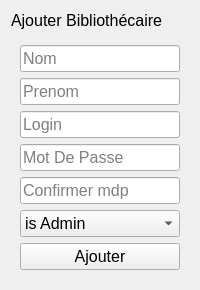
                <widget class="QWidget" name="addLibrarian">
                 <layout class="QVBoxLayout" name="verticalLayout_41">
                  <item alignment="Qt::AlignTop">
                   <widget class="QLabel" name="label_8">
                    <property name="font">
                     <font>
                      <pointsize>12</pointsize>
                     </font>
                    </property>
                    <property name="text">
                     <string>Ajouter Bibliothécaire</string>
                    </property>
                   </widget>
                  </item>
                  <item>
                   <widget class="QWidget" name="widget_19" native="true">
                    <property name="sizePolicy">
                     <sizepolicy hsizetype="Preferred" vsizetype="Expanding">
                      <horstretch>0</horstretch>
                      <verstretch>0</verstretch>
                     </sizepolicy>
                    </property>
                    <layout class="QVBoxLayout" name="verticalLayout_42">
                     <item>
                      <widget class="QLineEdit" name="addLibrarianNom">
                       <property name="font">
                        <font>
                         <pointsize>12</pointsize>
                        </font>
                       </property>
                       <property name="placeholderText">
                        <string>Nom</string>
                       </property>
                      </widget>
                     </item>
                     <item>
                      <widget class="QLineEdit" name="addLibrarianPrenom">
                       <property name="font">
                        <font>
                         <pointsize>12</pointsize>
                        </font>
                       </property>
                       <property name="placeholderText">
                        <string>Prenom</string>
                       </property>
                      </widget>
                     </item>
                     <item>
                      <widget class="QLineEdit" name="addLibrarianLogin">
                       <property name="font">
                        <font>
                         <pointsize>12</pointsize>
                        </font>
                       </property>
                       <property name="placeholderText">
                        <string>Login</string>
                       </property>
                      </widget>
                     </item>
                     <item>
                      <widget class="QLineEdit" name="addLibrarianPassword">
                       <property name="font">
                        <font>
                         <pointsize>12</pointsize>
                        </font>
                       </property>
                       <property name="echoMode">
                        <enum>QLineEdit::Password</enum>
                       </property>
                       <property name="placeholderText">
                        <string>Mot De Passe</string>
                       </property>
                      </widget>
                     </item>
                     <item>
                      <widget class="QLineEdit" name="addLibrarianConf">
                       <property name="font">
                        <font>
                         <pointsize>12</pointsize>
                        </font>
                       </property>
                       <property name="echoMode">
                        <enum>QLineEdit::Password</enum>
                       </property>
                       <property name="placeholderText">
                        <string>Confirmer mdp</string>
                       </property>
                      </widget>
                     </item>
                     <item>
                      <widget class="QComboBox" name="addAdmin">
                       <property name="font">
                        <font>
                         <pointsize>12</pointsize>
                        </font>
                       </property>
                       <item>
                        <property name="text">
                         <string>is Admin</string>
                        </property>
                       </item>
                       <item>
                        <property name="text">
                         <string>No</string>
                        </property>
                       </item>
                       <item>
                        <property name="text">
                         <string>Yes</string>
                        </property>
                       </item>
                      </widget>
                     </item>
                     <item>
                      <widget class="QPushButton" name="addLibrarianBtn">
                       <property name="font">
                        <font>
                         <pointsize>12</pointsize>
                        </font>
                       </property>
                       <property name="text">
                        <string>Ajouter</string>
                       </property>
                       <property name="icon">
                        <iconset resource="QSS/QSS_Resources.qrc">
                         <normaloff>:/icons/Icons/plus.png</normaloff>:/icons/Icons/plus.png</iconset>
                       </property>
                       <property name="iconSize">
                        <size>
                         <width>24</width>
                         <height>24</height>
                        </size>
                       </property>
                      </widget>
                     </item>
                    </layout>
                   </widget>
                  </item>
                 </layout>
                </widget>
